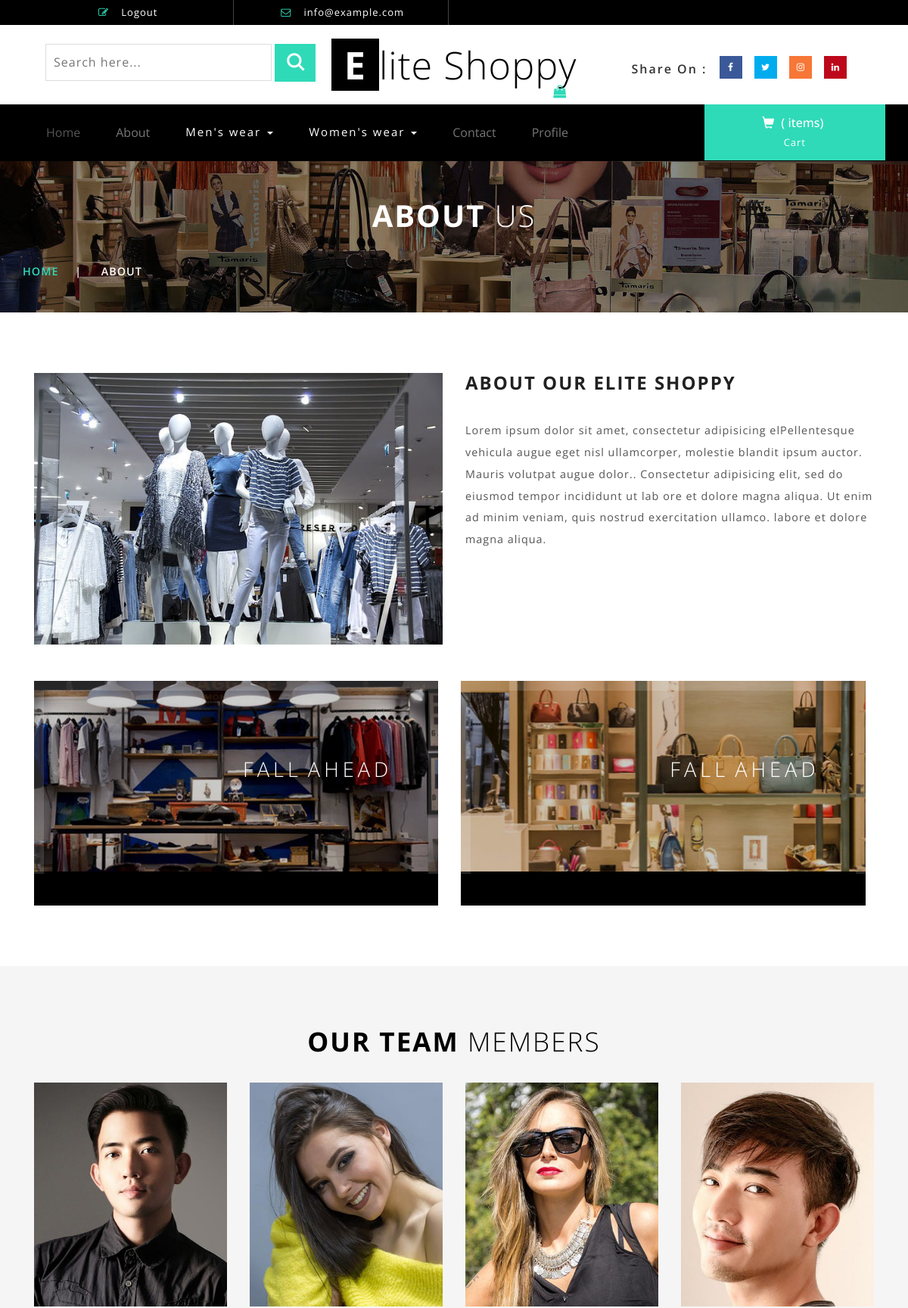
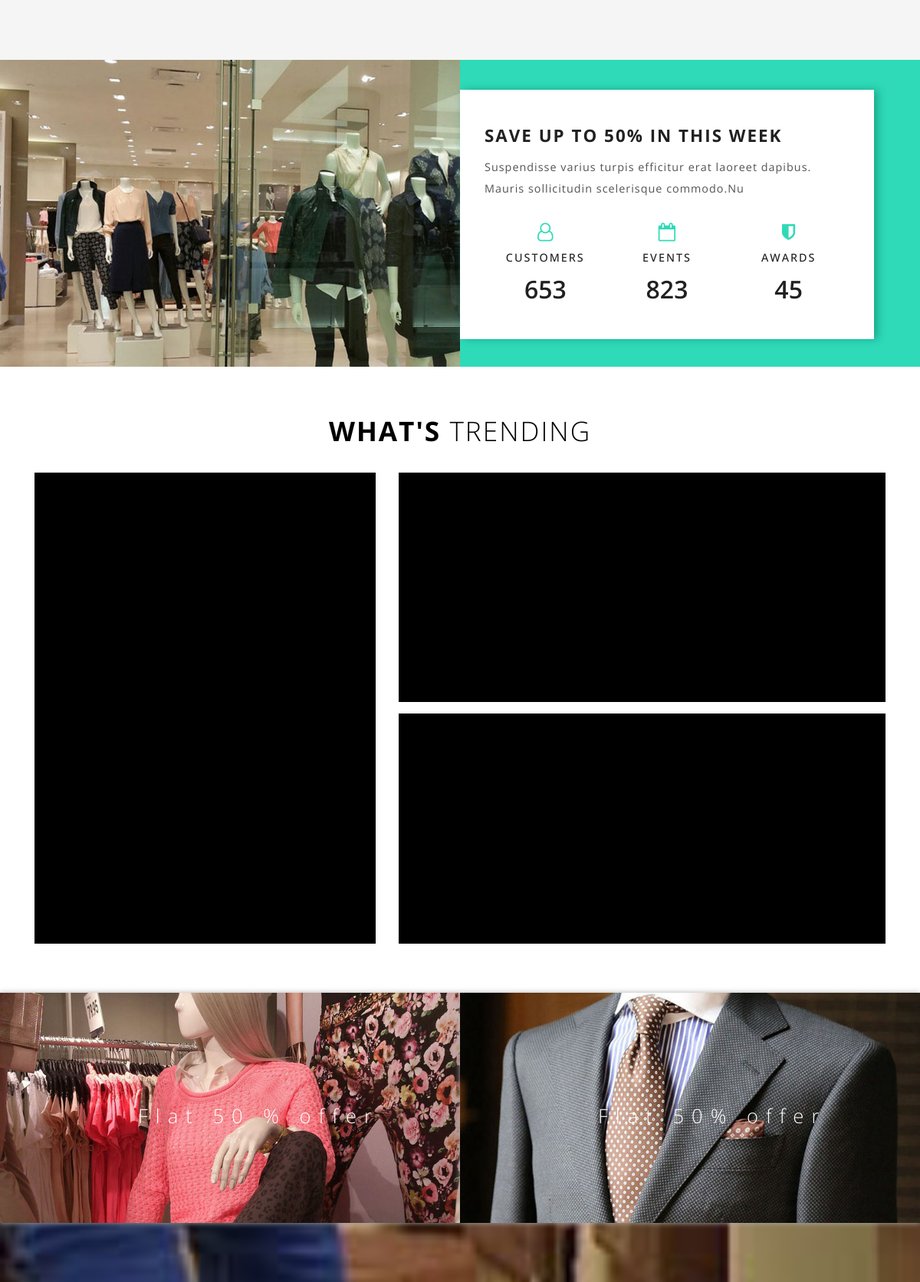
/about (upper part), run on the app's committed database (2 pictures, top to bottom).
### shop/models.py (models this page shows)
class shoppy(models.Model):
    about=models.CharField(max_length=100)
    image1=models.ImageField(upload_to='images')
    description=models.CharField(max_length=500)
    date=models.DateField(auto_now=True)

class arrivals(models.Model):
    Season=models.CharField(max_length=100)
    image=models.ImageField(upload_to='images')
    date=models.DateField(auto_now=True)

class members(models.Model):
    name=models.CharField(max_length=100)
    image=models.ImageField(upload_to='images')
    description=models.CharField(max_length=500)
    date=models.DateField(auto_now=True)

class sale(models.Model):
    s_save=models.CharField(max_length=100)
    image1=models.ImageField(upload_to='images')
    description=models.CharField(max_length=100)
    date=models.DateField(auto_now=True)

class trending(models.Model):
    w_sale=models.CharField(max_length=100)
    image1=models.ImageField(upload_to='images')
    w_description=models.CharField(max_length=100)
    m_sale=models.CharField(max_length=100)
    image2=models.ImageField(upload_to='images')
    m_description=models.CharField(max_length=100)
    f_sale=models.CharField(max_length=100)
    image3=models.ImageField(upload_to='images')
    f_description=models.CharField(max_length=100)
    date=models.DateField(auto_now=True)

class discount(models.Model):
    w_sale=models.CharField(max_length=100)
    image1=models.ImageField(upload_to='images')
    m_sale=models.CharField(max_length=100)
    image2=models.ImageField(upload_to='images')
    date=models.DateField(auto_now=True)

### shop/views.py (the view)
# urls.py: path('about',views.ProductView3.as_view(),name=('about')),
class ProductView3(View):
    def get(self, request):
        a= arrivals.objects.all()
        b= sale.objects.all()
        c= trending.objects.all()
        d= discount.objects.all()
        e= shoppy.objects.all()
        f= members.objects.all()
        h=information.objects.all()
        l=foot.objects.all()
        return render(request, 'shop/about.html', {'A':a,'B':b,'C':c,'D':d,'E':e,'F':f,'H':h,'L':l})

### shop/templates/shop/about.html (shortened to what this page needs)
{% load static %}
<!DOCTYPE html>
<html>
<head>
<link href="{% static 'shop/css/bootstrap.css' %}" rel="stylesheet" type="text/css" media="all" />
<link href="{% static 'shop/css/team.css' %}" rel="stylesheet" type="text/css" media="all" />
<link href="{% static 'shop/css/style.css' %}" rel="stylesheet" type="text/css" media="all" />
<link href="{% static 'shop/css/font-awesome.css' %}" rel="stylesheet">
</head>
<body>
<div class="header" id="home">
	<div class="container">
		<ul>
		 	<li> <a href="{% url 'logout' %}"  ><i class="fa fa-pencil-square-o" aria-hidden="true"></i> Logout </a></li>
			<li><i class="fa fa-envelope-o" aria-hidden="true"></i> <a href="mailto:info@example.com">info@example.com</a></li>
		</ul>
	</div>
</div>
<div class="header-bot">
	<div class="header-bot_inner_wthreeinfo_header_mid">
		<div class="col-md-4 header-middle">
			<form action="#" method="post">
				<input type="search" name="search" placeholder="Search here..." required="">
					<input type="submit" value=" ">
			</form>
		</div>
			<div class="col-md-4 logo_agile">
				<h1><a href="{% url 'index' %}"><span>E</span>lite Shoppy <i class="fa fa-shopping-bag top_logo_agile_bag" aria-hidden="true"></i></a></h1>
			</div>
		<div class="col-md-4 agileits-social top_content">
						<ul class="social-nav model-3d-0 footer-social w3_agile_social">
						                                   <li class="share">Share On : </li>
															<li><a href="#" class="facebook">
																  <div class="front"><i class="fa fa-facebook" aria-hidden="true"></i></div>
																  <div class="back"></div></a></li>
															<li><a href="#" class="twitter">
																  <div class="front"><i class="fa fa-twitter" aria-hidden="true"></i></div>
																  <div class="back"></div></a></li>
															<li><a href="#" class="instagram">
																  <div class="front"><i class="fa fa-instagram" aria-hidden="true"></i></div>
																  <div class="back"></div></a></li>
															<li><a href="#" class="pinterest">
																  <div class="front"><i class="fa fa-linkedin" aria-hidden="true"></i></div>
																  <div class="back"></div></a></li>
														</ul>
		</div>
		<div class="clearfix"></div>
	</div>
</div>
<div class="ban-top">
	<div class="container">
		<div class="top_nav_left">
			<nav class="navbar navbar-default">
			  <div class="container-fluid">
				<div class="collapse navbar-collapse menu--shylock" id="bs-example-navbar-collapse-1">
				  <ul class="nav navbar-nav menu__list">
					<li class="active menu_item"><a class="menu_link" href="{% url 'index' %}">Home <span class="sr-only">(current)</span></a></li>
					<li class=" menu_item menuitem--current"><a class="menu_link" href="{% url 'about' %}">About</a></li>
					<li class="dropdown menu__item">
						<a href="#" class="dropdown-toggle menu__link" data-toggle="dropdown" role="button" aria-haspopup="true" aria-expanded="false">Men's wear <span class="caret"></span></a>
					</li>
					<li class="dropdown menu__item">
						<a href="#" class="dropdown-toggle menu__link" data-toggle="dropdown" role="button" aria-haspopup="true" aria-expanded="false">Women's wear <span class="caret"></span></a>
					</li>
					<li class=" menu_item"><a class="menu_link" href="{% url 'contact' %}">Contact</a></li>
					<li class=" menu_item"><a class="menu_link" href="{% url 'profile' %}">Profile</a></li>
				  </ul>
				</div>
			  </div>
			</nav>
		</div>
		<div class="top_nav_right">
			<div class="cart box_1">
						<a href="{% url 'showcart' %}">
							<h3> <div class="total">
								<i class="glyphicon glyphicon-shopping-cart" aria-hidden="true"></i>
								 ( items)</div>
							</h3>
						</a>
						<p><a href="javascript:;" class="simpleCart_empty">Cart</a></p>
			</div>
		</div>
		<div class="clearfix"></div>
	</div>
</div>
<div class="page-head_agile_info_w3l">
		<div class="container">
			<h3>About <span>Us </span></h3>
				 <div class="services-breadcrumb">
						<div class="agile_inner_breadcrumb">
						   <ul class="w3_short">
								<li><a href="{% url 'index' %}">Home</a><i>|</i></li>
								<li>About</li>
							</ul>
						 </div>
				</div>
	</div>
</div>
    <div class="banner_bottom_agile_info">
	    <div class="container">
			<div class="agile_ab_w3ls_info">
			{% for data_rec10 in E %}
				<div class="col-md-6 ab_pic_w3ls">
				   	<img src=images/{{data_rec10.image1}} alt=" " class="img-responsive" />
					   {% endfor %}
				</div>
                     {% for data_rec10 in E %}
				 <div class="col-md-6 ab_pic_w3ls_text_info">
				    <h5>{{ data_rec10.about}}</h5>
					<p>{{ data_rec10.description}}</p>
				</div>
				{% endfor %}
				  <div class="clearfix"></div>
			</div>
            <div class="banner_bottom_agile_info_inner_w3ls">
			           {% for data_rec6 in A %}
    	           <div class="col-md-6 wthree_banner_bottom_grid_three_left1 grid">
						<figure class="effect-roxy">
							<img src=images/{{data_rec6.image}} alt=" " class="img-responsive" />
							<figcaption>
								<h3>{{ data_rec6.Season}}</h3>
							</figcaption>
						</figure>
					</div>
					{% endfor %}
		    </div>
		 </div>
    </div>
<div class="banner_bottom_agile_info team">
	<div class="container">
	            <h3 class="wthree_text_info">Our Team <span>Members</span></h3>
			<div class="inner_w3l_agile_grids">
			       {% for data_rec11 in F %}
					<div class="col-md-3 team-grids">
						<div class="thumbnail team-w3agile">
							<img src=images/{{data_rec11.image}} class="img-responsive" alt="">
						     </div>
			         	</div>
						 {%endfor%}
					<div class="clearfix"> </div>
				</div>
	       </div>
		</div>
	<div class="schedule-bottom">
	     {% for data_rec7 in B %}
		<div class="col-md-6 agileinfo_schedule_bottom_left">
			<img src=images/{{data_rec7.image1}} alt=" " class="img-responsive" />
		</div>
		<div class="col-md-6 agileits_schedule_bottom_right">
			<div class="w3ls_schedule_bottom_right_grid">
				<h3>{{ data_rec7.s_save}}</h3>
				<p>{{ data_rec7.description}}</p>
				<div class="col-md-4 w3l_schedule_bottom_right_grid1">
					<i class="fa fa-user-o" aria-hidden="true"></i>
					<h4>Customers</h4>
					<h5 class="counter">653</h5>
				</div>
				<div class="col-md-4 w3l_schedule_bottom_right_grid1">
					<i class="fa fa-calendar-o" aria-hidden="true"></i>
					<h4>Events</h4>
					<h5 class="counter">823</h5>
				</div>
				<div class="col-md-4 w3l_schedule_bottom_right_grid1">
					<i class="fa fa-shield" aria-hidden="true"></i>
					<h4>Awards</h4>
					<h5 class="counter">45</h5>
				</div>
				<div class="clearfix"> </div>
			</div>
		</div>
		{% endfor %}
	</div>
	<div class="banner-bootom-w3-agileits">
	   <div class="container">
	     <h3 class="wthree_text_info">What's <span>Trending</span></h3>
	      {% for data_rec8 in C %}
		<div class="col-md-5 bb-grids bb-left-agileits-w3layouts">
			<a href="{% url 'womens' %}">
			   <div class="bb-left-agileits-w3layouts-inner grid">
					<figure class="effect-roxy">
							<img src=images/{{data_rec8.image1}} alt=" " class="img-responsive" />
							<figcaption>
								<h3>{{ data_rec8.w_description}} </h3>
							</figcaption>
						</figure>
			    </div>
			</a>
		</div>
		<div class="col-md-7 bb-grids bb-middle-agileits-w3layouts">
		       <div class="bb-middle-agileits-w3layouts grid">
			           <figure class="effect-roxy">
							<img src=images/{{data_rec8.image2}} alt=" " class="img-responsive" />
							<figcaption>
								<h3>{{ data_rec8.m_description}}</h3>
							</figcaption>
						</figure>
		        </div>
		      <div class="bb-middle-agileits-w3layouts forth grid">
						<figure class="effect-roxy">
							<img src=images/{{data_rec8.image3}} alt=" " class="img-responsive">
							<figcaption>
								<h3> {{ data_rec8.f_description}}</h3>
							</figcaption>
						</figure>
					</div>
					{% endfor %}
	</div>
    </div>
</div>
      <div class="agile_last_double_sectionw3ls">
	       {% for data_rec9 in D %}
            <div class="col-md-6 multi-gd-img multi-gd-text ">
					<a href="{% url 'womens' %}"><img src=images/{{data_rec9.image1}} alt=" "><h4>{{ data_rec9.w_sale}}</h4></a>
			</div>
			 <div class="col-md-6 multi-gd-img multi-gd-text ">
					<a href="{% url 'womens' %}"><img src=images/{{data_rec9.image2}} alt=" "><h4>{{ data_rec9.m_sale}}</h4></a>
			</div>
			{% endfor %}
	   </div>
		<div class="sale-w3ls">
			<div class="container">
				<h6>We Offer Flat <span>40%</span> Discount</h6>
			</div>
		</div>
</body>
</html>

### shop/static/shop/css/team.css (style rules this page uses)
.thumbnail.team-w3agile img { margin: 0 auto; width: inherit; width: 100%; }
.thumbnail.team-w3agile { position: relative; overflow: hidden; }
.thumbnail { padding: 0px; border: none; border-radius: 0; margin-bottom:0; }

### data on the page
shoppy: image1 (picture), about "ABOUT OUR ELITE SHOPPY", description "Lorem ipsum dolor sit amet, consectetur adipisicing elPellentesque vehicula augue eget nisl ullamcorper, molestie blandit ipsum auctor. Mauris volutpat augue dolor.. Consectetur adipisicing elit, sed do eiusmod tempor incididunt ut lab ore et dolore magna aliqua. Ut enim ad minim veniam, quis nostrud exercitation ullamco. labore et dolore magna aliqua."
arrivals: image (picture), Season "FALL AHEAD"
arrivals: image (picture), Season "FALL AHEAD"
members: image (picture)
members: image (picture)
members: image (picture)
members: image (picture)
sale: image1 (picture), s_save "SAVE UP TO 50% IN THIS WEEK", description "Suspendisse varius turpis efficitur erat laoreet dapibus. Mauris sollicitudin scelerisque commodo.Nu"
trending: image1 (picture), image2 (picture), image3 (picture)
discount: image1 (picture), w_sale "Flat 50 % offer", image2 (picture), m_sale "Flat 50% offer"
